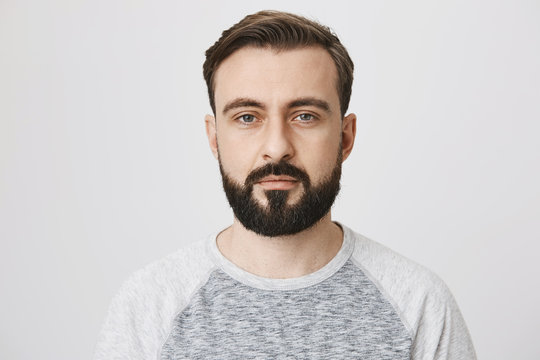
#> input picture image1.jpg, 540 x 360 px
$ python sample11_FUNCTION_OF_CV_ADDWEIGHTED.py
#> lines starting #> are read from the running program, lines starting #| are printed output that depends on the picture
import numpy as np
import cv2

img1 = cv2.imread('image1.jpg')
#> img1 is the input picture: shape (360, 540, 3); mean B, G, R 201.9, 203, 207.7
img2 = cv2.imread('image2.jpg')
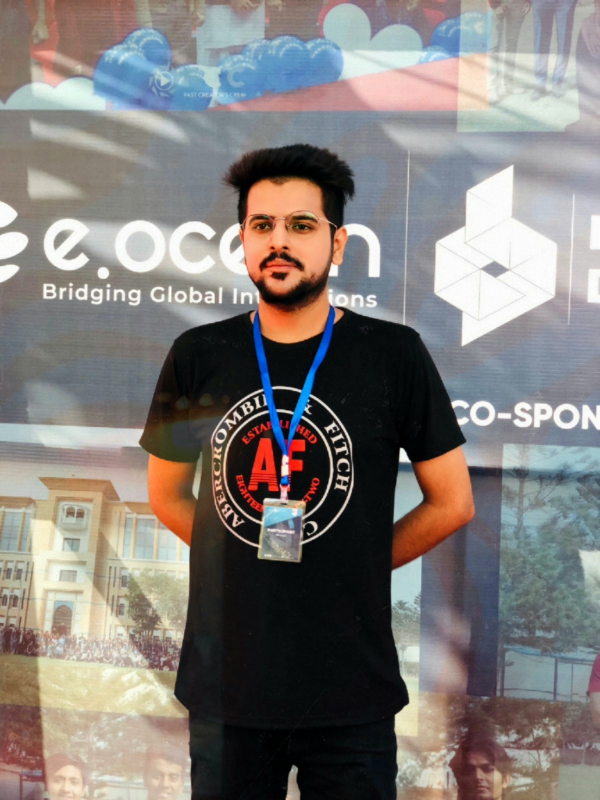
#> input picture image2.jpg, 1200 x 1600 px (shown at 1/2 size)
#> img2 is the input picture: shape (1600, 1200, 3); mean B, G, R 121.2, 124.5, 129.4

img1 = cv2.resize(img1, (512, 512))
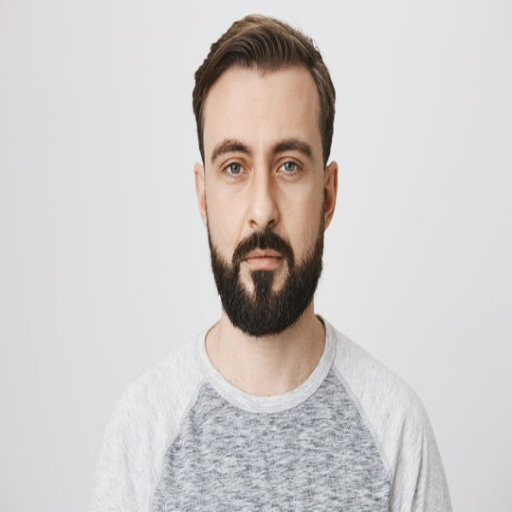
#> img1: shape (512, 512, 3); mean B, G, R 201.8, 202.9, 207.6
img2 = cv2.resize(img2, (512, 512))
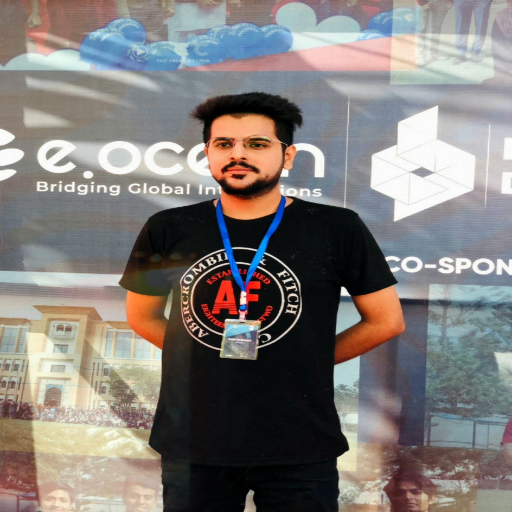
#> img2: shape (512, 512, 3); mean B, G, R 121.1, 124.4, 129.3

result = cv2.addWeighted(img1, 0.2, img2, 0.6, 0)
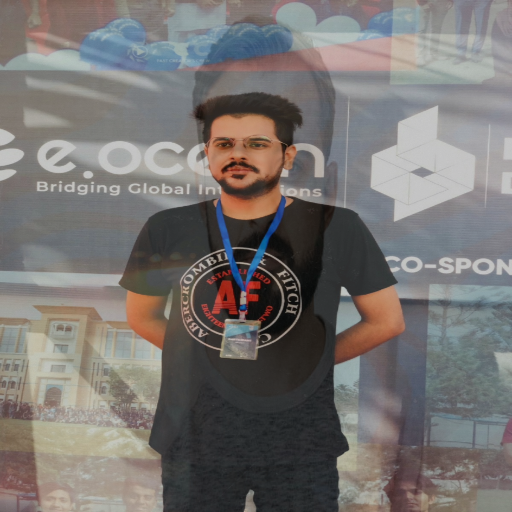
#> result: shape (512, 512, 3); mean B, G, R 113, 115.2, 119.1

cv2.imshow('Result Image',result)
cv2.waitKey(0)
cv2.destroyAllWindows()
